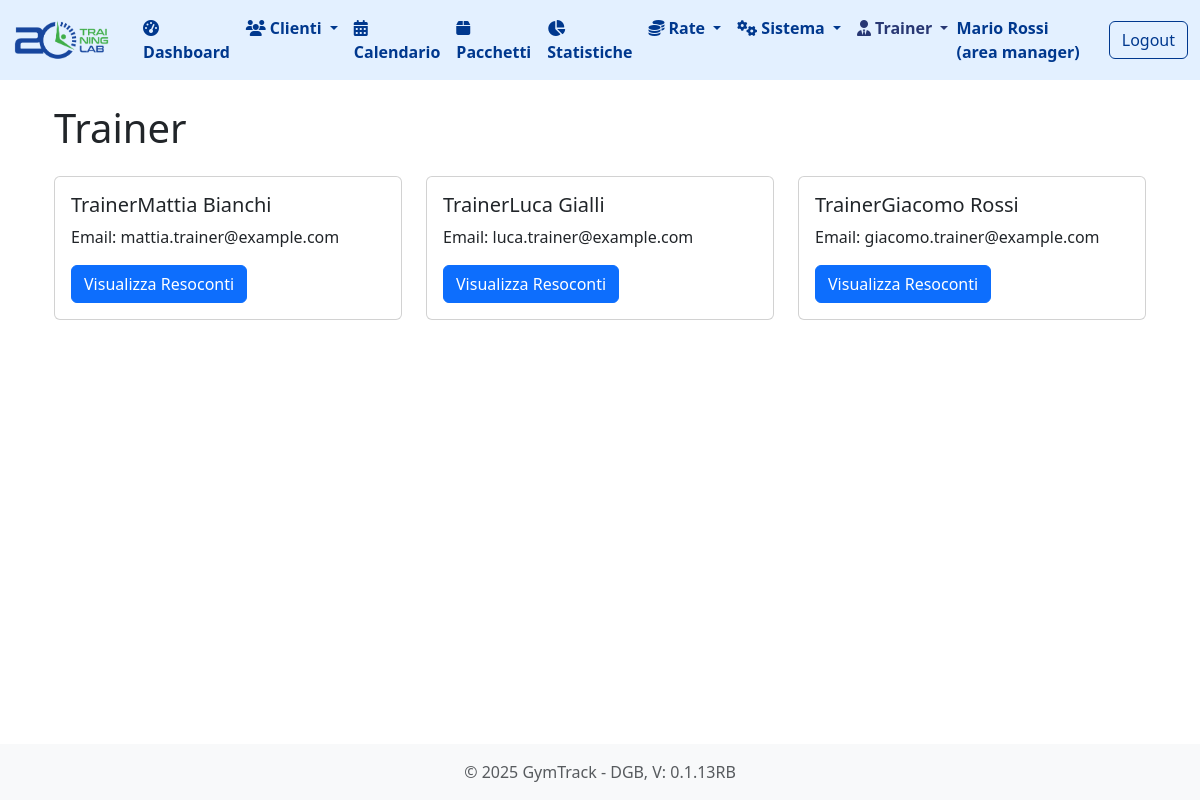
Page /trainers (signed in) on the earlier database version.
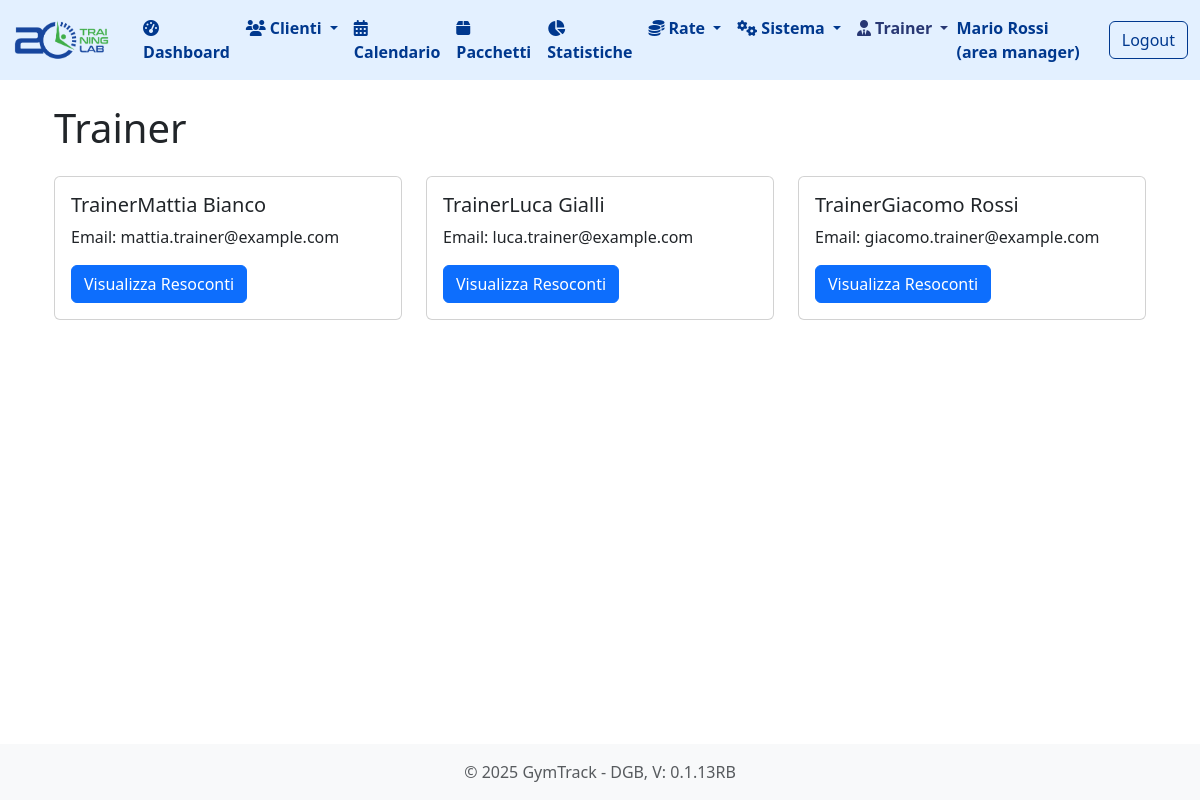
Same page on the later database version.
### tables this page shows
CREATE TABLE trainer (
                id INTEGER PRIMARY KEY AUTOINCREMENT,
                nome TEXT NOT NULL,
                cognome TEXT NOT NULL,
                email TEXT UNIQUE NOT NULL,
                password TEXT NOT NULL,
                sede_id INTEGER NOT NULL,
                attivo BOOLEAN DEFAULT 1,
                data_creazione TIMESTAMP DEFAULT CURRENT_TIMESTAMP,
                FOREIGN KEY (sede_id) REFERENCES sede(id)
            );

### routes/trainers.py (the view, shortened to what this page needs)
@trainers_bp.route('/trainers', methods=['GET'])
@login_required
def view_trainers():
    user_role = session.get('user_role')
    user_email = session.get('user_email')
    sede_ids = []
    if user_role == 'sede':
        sede = db.get_sede_by_email(user_email)
        if sede:
            sede_ids.append(sede['id'])
    elif user_role == 'societa':
        societa = db.get_societa_by_email(user_email)
        if societa:
            sedi = db.get_sedi_by_societa(societa['id'])
            sede_ids.extend([sede['id'] for sede in sedi])
    elif user_role == 'area manager':
        societa = db.get_societa_by_area_manager_email(user_email)
        for company in societa:
            sedi = db.get_sedi_by_societa(company['id'])
            sede_ids.extend([sede['id'] for sede in sedi])
    sede_ids = [sede_id for sede_id in sede_ids if sede_id is not None]
    trainers = db.get_trainers_with_status(sede_ids)
    return render_template('trainer/view_trainers.html', trainers=trainers)

### app.py (called while the page is built)
@app.before_request
def setup():
    db.init_db()
    db.create_user_tables()
    g.hierarchy = db.build_hierarchy(session.get('user_role'), session.get('user_email'))

### database.py (called while the page is built, shortened)
def get_db_connection():
    conn = sqlite3.connect(DATABASE_PATH)
    conn.row_factory = sqlite3.Row
    return conn

def init_db():
    if os.path.exists(DATABASE_PATH):
        return

def get_societa_by_area_manager(area_manager_id):
    conn = get_db_connection()
    societa = conn.execute('SELECT * FROM societa WHERE area_manager_id = ?', (area_manager_id,)).fetchall()
    conn.close()
    return societa

def get_sedi_by_societa(societa_id):
    conn = get_db_connection()
    sedi = conn.execute('SELECT * FROM sede WHERE societa_id = ?', (societa_id,)).fetchall()
    conn.close()
    return sedi

def get_trainers_by_sede(sede_id):
    conn = get_db_connection()
    try:
        trainers = conn.execute('SELECT * FROM trainer WHERE sede_id = ?', (sede_id,)).fetchall()
        return trainers
    finally:
        conn.close()

### templates/trainer/view_trainers.html (shortened to what this page needs)
{% extends "base.html" %}
{% block content %}
<div class="container">
    <h1 class="mt-4">Trainer</h1>
    <div class="row mt-4">
        {% for trainer in trainers %}
        <div class="col-md-4 mb-4">
            <div class="card">
                <div class="card-body">
                    <h5 class="card-title">{{ trainer.nome }} {{ trainer.cognome }}</h5>
                    <p class="card-text">Email: {{ trainer.email }}</p>
                    <a href="{{ url_for('trainers.trainer_resoconti', trainer_id=trainer.id) }}" class="btn btn-primary">
                        Visualizza Resoconti
                    </a>
                </div>
            </div>
        </div>
        {% endfor %}
    </div>
</div>
{% endblock %}

Differences in the rows shown:
changed trainer "TrainerMattia": cognome "Bianchi" → "Bianco"
